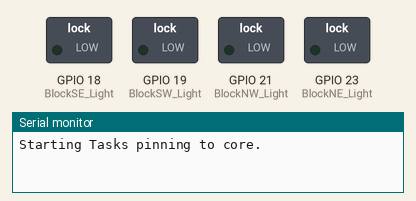
Recording of a sketch running on a simulated ESP32. Shown: switched loads named in the sketch (green lamp = pin HIGH), the last lines printed to the serial monitor. Random numbers use the default seed unless the sketch sets one.

Above: at 0.1 s.
At 6.1 s:
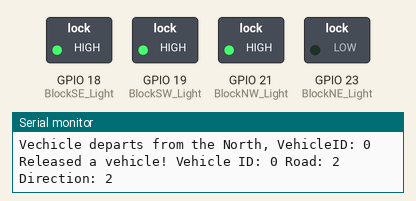
At 9.1 s:
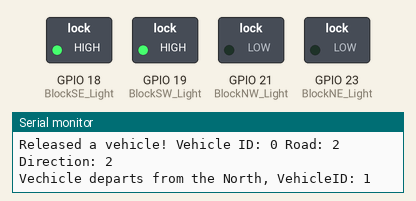
At 15.1 s:
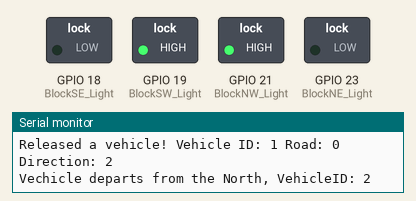
At 24.1 s:
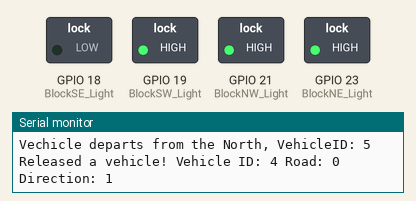
At 36.1 s:
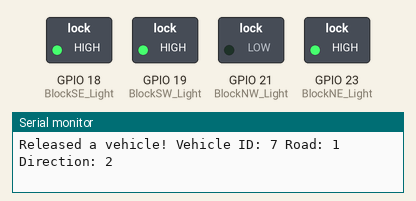
Timing chart, 0 to 40.0 s (numbered marks = the images above):
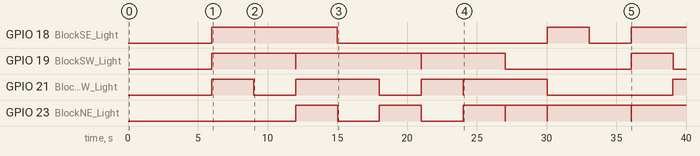

The sketch:

traffic_control.ino
```cpp
#include "Task.h"
#include "TrafficScheduler.h"

TaskHandle_t* StartupTask;
TaskHandle_t* ForRoadTask;

//Pinout Map
#define BlockNE_Light 23            //GPIO34
#define BlockSE_Light 18
#define BlockSW_Light 19
#define BlockNW_Light 21
unsigned long lastMillis;
// Instanciate a traffic scheduler instance
TrafficScheduler Scheduler;
// A vector for tasks list
std::vector<Task> newTasks;

int VehicleIDCount = 0;


void setup() {
  Serial.begin(115200);
  //Pin Mode
  pinMode(BlockNE_Light, OUTPUT);
  pinMode(BlockSW_Light, OUTPUT);
  pinMode(BlockNW_Light, OUTPUT);
  pinMode(BlockSE_Light, OUTPUT);
  lastMillis = millis();

  //pinMode(ReleaseButton_N, INPUT);
  //pinMode(ReleaseButton_W, INPUT);
  //pinMode(ReleaseButton_S, INPUT);
  //pinMode(ReleaseButton_E, INPUT);

  Serial.println("Starting Tasks pinning to core.");
  // Startup Task
  xTaskCreate(
    SchedulerTask,      // Function that should be called
    "Vehicle scheduler",    // Name of the task (for debugging)
    4000,               // Stack size (bytes)
    NULL,               // Parameter to pass
    2,                  // Task priority
    StartupTask               // Task handle
  );

  delay(50);

  xTaskCreate(
    RoadTask,           // Function that should be called
    "Block Handler",    // Name of the task (for debugging)
    4000,               // Stack size (bytes)
    NULL,               // Parameter to pass
    1,                  // Task priority
    ForRoadTask               // Task handle
  );
  delay(50);
}


void SchedulerTask(void* param)
{
  while(true)
  {
    if (millis() - lastMillis > 3000)
    {
      if (!random(5)) // Random chance for a car to be generated on North Road (1/5 chance)
      {
        Task TaskN(VehicleIDCount, Rd_North, random(3));  // Randomizer to decide the travel direction
        newTasks.push_back(TaskN);
        Serial.print("Vechicle departs from the North, VehicleID: "); //test print
        Serial.println(VehicleIDCount);
        VehicleIDCount++; //Update Vechicle ID
      }
      if(!random(5)) // Random chance for a car to be generated on East Road (1/5 chance)
      {
        Task TaskN(VehicleIDCount, Rd_East, random(3));
        newTasks.push_back(TaskN);
        Serial.print("Vechicle departs from the North, VehicleID: ");//test print
        Serial.println(VehicleIDCount);
        VehicleIDCount++;//Update Vechicle ID
      }
      if(!random(5)) // Random chance for a car to be generated on South Road (1/5 chance)
      {
        Task TaskN(VehicleIDCount, Rd_South, 1);
        newTasks.push_back(TaskN);
        Serial.print("Vechicle departs from the South, VehicleID: ");//test print
        Serial.println(VehicleIDCount);
        VehicleIDCount++;//Update Vechicle ID
      }
      if(!random(5)) // Random chance for a car to be generated on West Road (1/5 chance)
      {
        Task TaskN(VehicleIDCount, Rd_West, random(3));
        newTasks.push_back(TaskN);
        Serial.print("Vechicle departs from the West, VehicleID: ");//test print
        Serial.println(VehicleIDCount);
        VehicleIDCount++;//Update Vechicle ID
      }
      lastMillis = millis();
    }

    // Check button for car and create that car as a task then add it to the new task list.
    //check for button press

    // Add cars to task list for scheduler
    Scheduler.fAddTaskToList(newTasks);
    // Release next vehicle
    std::vector<Task> NextVehicle_V = Scheduler.fReleaseVehicle();
    if (NextVehicle_V.size())
    {
      Serial.print("Released a vehicle! Vehicle ID: ");
      Serial.print(NextVehicle_V[0].fRtVehicleID());
      Serial.print(" Road: ");
      Serial.print(NextVehicle_V[0].fRtRoad());
      Serial.print(" Direction: ");
      Serial.println(NextVehicle_V[0].fRtDirection());
      // TODO: Turn on light for released car? Maybe maybe not
    }


    // Reset the next task and list for next run
    newTasks.clear();
    vTaskDelay(10);
  }
}

void RoadTask(void* param)
{
  while(true)
  {
    // turn off the leds & unreserve blocks if occupied after a certain amount of time
    // else turn on light if block is occupied
    if (Scheduler.fRtBlockState_NE() == occupied)
    {
      if (Scheduler.v_Block_NEDirection == Rd_South && millis()-Scheduler.v_Block_NECounter > 6000)
      {
        digitalWrite(BlockNE_Light, LOW);
        Scheduler.fUnreserveBlock(BlockNE);
      }
      else if (Scheduler.v_Block_NEDirection == Rd_East && millis()-Scheduler.v_Block_NECounter > 3000)
      {
        digitalWrite(BlockNE_Light, LOW);
        Scheduler.fUnreserveBlock(BlockNE);
      }
      else if (Scheduler.v_Block_NEDirection == Rd_West && millis()-Scheduler.v_Block_NECounter > 9000)
      {
        digitalWrite(BlockNE_Light, LOW);
        Scheduler.fUnreserveBlock(BlockNE);
      }
      else
        digitalWrite(BlockNE_Light, HIGH);
    }
  //=================
    if (Scheduler.fRtBlockState_SW() == occupied)
    {
      if (Scheduler.v_Block_SWDirection == Rd_North && millis()-Scheduler.v_Block_SWCounter > 6000)
      {
        digitalWrite(BlockSW_Light, LOW);
        Scheduler.fUnreserveBlock(BlockSW);
      }
      else if (Scheduler.v_Block_SWDirection == Rd_West && millis()-Scheduler.v_Block_SWCounter > 3000)
      {
        digitalWrite(BlockSW_Light, LOW);
        Scheduler.fUnreserveBlock(BlockSW);
      }
      else if (Scheduler.v_Block_SWDirection == Rd_East && millis()-Scheduler.v_Block_SWCounter > 9000)
      {
        digitalWrite(BlockSW_Light, LOW);
        Scheduler.fUnreserveBlock(BlockSW);
      }
      else
        digitalWrite(BlockSW_Light, HIGH);
    }

  //================
    if (Scheduler.fRtBlockState_NW() == occupied)
    {
      if (Scheduler.v_Block_NWDirection == Rd_East && millis()-Scheduler.v_Block_NWCounter > 6000)
      {
        digitalWrite(BlockNW_Light, LOW);
        Scheduler.fUnreserveBlock(BlockNW);
      }
      else if (Scheduler.v_Block_NWDirection == Rd_North && millis()-Scheduler.v_Block_NWCounter > 3000)
      {
        digitalWrite(BlockNW_Light, LOW);
        Scheduler.fUnreserveBlock(BlockNW);
      }
      else if (Scheduler.v_Block_NWDirection == Rd_South && millis()-Scheduler.v_Block_NWCounter > 9000)
      {
        digitalWrite(BlockNW_Light, LOW);
        Scheduler.fUnreserveBlock(BlockNW);
      }
      else
        digitalWrite(BlockNW_Light, HIGH);
    }

  //================
    if (Scheduler.fRtBlockState_SE() == occupied)
    {
      if (Scheduler.v_Block_SEDirection == Rd_West && millis()-Scheduler.v_Block_SECounter > 6000)
      {
        digitalWrite(BlockSE_Light, LOW);
        Scheduler.fUnreserveBlock(BlockSE);
      }
      else if (Scheduler.v_Block_SEDirection == Rd_South && millis()-Scheduler.v_Block_SECounter > 3000)
      {
        digitalWrite(BlockSE_Light, LOW);
        Scheduler.fUnreserveBlock(BlockSE);
      }
      else if (Scheduler.v_Block_SEDirection == Rd_North && millis()-Scheduler.v_Block_SECounter > 9000)
      {
        digitalWrite(BlockSE_Light, LOW);
        Scheduler.fUnreserveBlock(BlockSE);
      }
      else
        digitalWrite(BlockSE_Light, HIGH);
    }
    vTaskDelay(10);
  }

}


void loop()
{
}
```

Task.cpp
```cpp
#include "Task.h"

/*_______________Task class______________*/
Task::Task(int p_VehicleID, int p_Road, int p_Direction)
{
  // Assign arrival time for each car
  this->v_TaskArrivalTime = millis();
  // Assign other things
  this->v_VehicleID = p_VehicleID;
  this->v_Road = p_Road;
  this->v_Direction = p_Direction;
}

Task::~Task()
{
  // TODO: Destructor - last to do
}

int Task::fRtTaskID()
{
  return this->v_TaskID;
}

int Task::fRtVehicleID()
{
  return this->v_VehicleID;
}

int Task::fRtRoad()
{
  return this->v_Road;
}

int Task::fRtDirection()
{
  return this->v_Direction;
}

unsigned long Task::fRtArrivalTime()
{
  return this->v_TaskArrivalTime;
}

void Task::fAssignTaskID(int p_TaskID)
{
  this->v_TaskID = p_TaskID;
}
```

Task.h
```cpp
#ifndef TASK_H
#define TASK_H

/*_______________Task class______________*/
/***********Includes************/
#include <Arduino.h>
#include <vector>

/***********Definitions************/
// Travel Direction (also include priority - lower the higher the priority)
#define TurnRight 0
#define Straight 1
#define TurnLeft 2

// Road definitions
#define Rd_East 0              //Road going from East side
#define Rd_West 1             //Road going from West side
#define Rd_North 2            //Road going from North side
#define Rd_South 3            //Road going from South side
/***********Class declaration************/
class Task
{
public:
  // Constructor
  Task(int p_VehicleID, int p_Road, int p_Direction);
  // Destructor
  ~Task();
  // Return functions
  int fRtTaskID();
  int fRtVehicleID();
  int fRtRoad();
  int fRtDirection();
  unsigned long fRtArrivalTime();
  // Assign functions
  void fAssignTaskID(int p_TaskID);

private:
  // Initial values of -1 to indicate uninitialized/bad init
  int v_TaskID = -1;
  int v_VehicleID = -1;
  int v_Road = -1;
  int v_Direction = -1;
  unsigned long v_TaskArrivalTime = -1;
};

#endif
```

TrafficScheduler.h
```cpp
/*_______________Schedule class______________*/
#ifndef TRAFFICSCHEDULER_H
#define TRAFFICSCHEDULER_H

/***********Includes************/
#include "Task.h"

/***********Definitions************/
#define occupied true
#define unoccupied false

// Block definititions
#define BlockSE 0              //Block South East
#define BlockNE 1             //Block North East
#define BlockNW 2             //Block Nort West
#define BlockSW 3             //Block South West
/***********Class declaration************/
class TrafficScheduler
{
public:
  // Constructor including FSM
  TrafficScheduler();
  // Destructor
  ~TrafficScheduler();

  // Return Block states
  bool fRtBlockState_SE();
  bool fRtBlockState_NE();
  bool fRtBlockState_SW();
  bool fRtBlockState_NW();

  std::vector<Task> fReleaseVehicle();
  void fAddTaskToList(std::vector<Task> p_NewTaskPool);
  bool fCheckIfBlocksAreReservable(int p_Road, int p_Direction);
  void fReserveBlocks(int p_Road, int p_Direction);
  void fUnreserveBlock(int p_Block);

  unsigned long v_Block_SECounter = 0;
  unsigned long v_Block_SWCounter = 0;
  unsigned long v_Block_NECounter = 0;
  unsigned long v_Block_NWCounter = 0;

  int v_Block_SEDirection = -1;
  int v_Block_SWDirection = -1;
  int v_Block_NEDirection = -1;
  int v_Block_NWDirection = -1;

private:
  // states of 4 Blocks
  bool v_BlockSE = unoccupied;
  bool v_BlockNE = unoccupied;
  bool v_BlockNW = unoccupied;
  bool v_BlockSW = unoccupied;

  //Task Lists
  std::vector<Task> v_Rd_East_TasksList;
  std::vector<Task> v_Rd_West_TasksList;
  std::vector<Task> v_Rd_North_TasksList;
  std::vector<Task> v_Rd_South_TasksList;

  unsigned long long int v_NextTaskID = 0;

};

#endif
```

Source omitted: TrafficScheduler.cpp (11096 bytes)

Measured:
- by itself, GPIO 18 (BlockSE_Light): goes HIGH 9.0 s, LOW 15.0 s, HIGH 3.0 s, LOW 3.0 s, then HIGH
- by itself, GPIO 21 (BlockNW_Light): LOW → HIGH at 6.0 s, → LOW 3.0 s later, → HIGH 3.0 s later, → LOW 6.0 s later, … (9 changes in this stretch)
- by itself, GPIO 23 (BlockNE_Light): LOW → HIGH at 12.0 s, → LOW 3.0 s later, → HIGH 3.0 s later, → LOW 3.0 s later, … (11 changes in this stretch)
